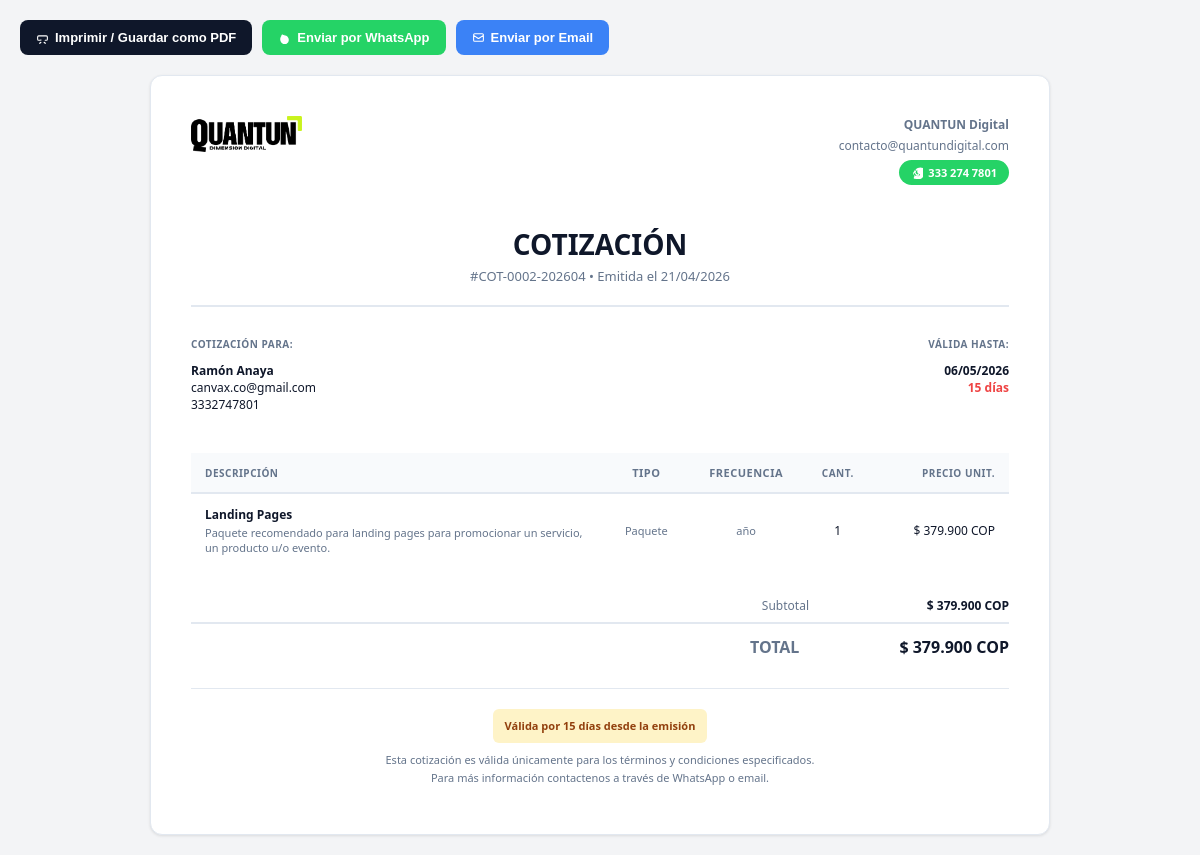
/cotizacion_vista.php?id=7 (signed in), run on the app's committed database.
### tables this page shows
CREATE TABLE `cotizaciones` (
  `id` int(11) NOT NULL,
  `numero` varchar(30) NOT NULL,
  `cliente_tipo` enum('cliente','lead') NOT NULL,
  `cliente_id` int(11) DEFAULT NULL,
  `nombre_cliente` varchar(150) NOT NULL,
  `email` varchar(150) DEFAULT NULL,
  `whatsapp` varchar(30) DEFAULT NULL,
  `items` longtext NOT NULL,
  `subtotal` decimal(12,2) NOT NULL DEFAULT 0.00,
  `descuento` decimal(12,2) NOT NULL DEFAULT 0.00,
  `total` decimal(12,2) NOT NULL DEFAULT 0.00,
  `notas` text DEFAULT NULL,
  `vigencia_dias` int(11) NOT NULL DEFAULT 15,
  `estado` enum('borrador','enviada','aceptada','rechazada','pendiente') DEFAULT 'pendiente',
  `creado_por` int(11) DEFAULT NULL,
  `created_at` timestamp NOT NULL DEFAULT current_timestamp(),
  `updated_at` timestamp NOT NULL DEFAULT current_timestamp() ON UPDATE current_timestamp(),
  `moneda` varchar(10) NOT NULL DEFAULT 'USD'
);

### includes/functions.php (called while the page is built, shortened)
<?php
function formatMoney($amount, $symbol = '$') {
    return $symbol . ' ' . number_format((float)$amount, 0, ',', '.') . ' COP';
}
function sanitize($input) {
    return htmlspecialchars(trim($input), ENT_QUOTES, 'UTF-8');
}

### cotizacion_vista.php (the view, shortened to what this page needs)
<?php
require_once __DIR__ . '/includes/functions.php';
$id = intval($_GET['id'] ?? 0);
$pdo = db();
$stmt = $pdo->prepare("SELECT * FROM cotizaciones WHERE id = ?");
$stmt->execute([$id]);
$cot = $stmt->fetch();
$items = json_decode($cot['items'], true) ?? [];
$fechaEmision = date('d/m/Y', strtotime($cot['created_at']));
$fechaVence = date('d/m/Y', strtotime($cot['created_at'] . ' +' . $cot['vigencia_dias'] . ' days'));
$numero = $cot['numero'];
$total = floatval($cot['total']);
$subtotal = floatval($cot['subtotal']);
?>
<!DOCTYPE html>
<html lang="es">
<head>
</head>
<body>
<div class="actions">
    <button class="btn-print" onclick="window.print()">
        <svg width="13" height="13" fill="none" stroke="currentColor" viewBox="0 0 24 24" stroke-width="2">
            <path stroke-linecap="round" stroke-linejoin="round" d="M17 17h2a2 2 0 002-2v-4a2 2 0 00-2-2H5a2 2 0 00-2 2v4a2 2 0 002 2h2m2 4H9a2 2 0 00-2 2v2a2 2 0 002 2h6a2 2 0 002-2v-2a2 2 0 00-2-2m-6-4h.01M9 16h.01"/>
        </svg>
        Imprimir / Guardar como PDF
    </button>
    <button class="btn-wa" onclick="enviarWhatsApp()">
        Enviar por WhatsApp
    </button>
    <button class="btn-email" onclick="enviarEmail()">
        <svg width="13" height="13" fill="none" stroke="currentColor" viewBox="0 0 24 24" stroke-width="2">
            <path stroke-linecap="round" stroke-linejoin="round" d="M3 8l7.89 5.26a2 2 0 002.22 0L21 8M5 19h14a2 2 0 002-2V7a2 2 0 00-2-2H5a2 2 0 00-2 2v10a2 2 0 002 2z"/>
        </svg>
        Enviar por Email
    </button>
</div>
<div class="invoice-box">
    <div class="header">
        <div class="logo">
            <img src="Assets/logo_quantun_digital_negro.png" alt="QUANTUN Digital"
                 style="height:36px;object-fit:contain;display:block">
        </div>
        <div class="company-info">
            <div style="font-weight:700;margin-bottom:4px">QUANTUN Digital</div>
            <div>contacto@quantundigital.com</div>
            <div style="margin-top:6px">
                <a href="https://wa.me/573332747801" target="_blank"
                   style="display:inline-flex;align-items:center;gap:5px;background:#25D366;color:#fff;padding:5px 12px;border-radius:20px;font-size:11px;font-weight:700;text-decoration:none">
                    333 274 7801
                </a>
            </div>
        </div>
    </div>
    <div class="title">
        <h1>COTIZACIÓN</h1>
        <p>#<?= sanitize($numero) ?> • Emitida el <?= $fechaEmision ?></p>
    </div>
    <div class="billing">
        <div class="billing-column">
            <div class="billing-label">Cotización para:</div>
            <div class="billing-value">
                <strong><?= sanitize($cot['nombre_cliente']) ?></strong><br>
                <?php if ($cot['email']): ?>
                    <?= sanitize($cot['email']) ?><br>
                <?php endif; ?>
                <?php if ($cot['whatsapp']): ?>
                    <?= sanitize($cot['whatsapp']) ?>
                <?php endif; ?>
            </div>
        </div>
        <div class="billing-column" style="text-align:right">
            <div class="billing-label">Válida hasta:</div>
            <div class="billing-value">
                <strong><?= $fechaVence ?></strong><br>
                <span style="color:#ef4444;font-weight:600"><?= $cot['vigencia_dias'] ?> días</span>
            </div>
        </div>
    </div>
    <table>
        <thead>
            <tr>
                <th style="width:50%">Descripción</th>
                <th class="type-col" style="width:12%">Tipo</th>
                <th class="freq-col" style="width:12%">Frecuencia</th>
                <th class="qty-col" style="width:10%">Cant.</th>
                <th class="price-col" style="width:16%">Precio Unit.</th>
            </tr>
        </thead>
        <tbody>
            <?php
            foreach ($items as $item):
            ?>
            <tr>
                <td class="desc-col">
                    <strong><?= sanitize($item['nombre']) ?></strong>
                    <?php if (!empty($item['descripcion'])): ?>
                        <div style="color:#64748b;font-size:11px;margin-top:2px"><?= sanitize($item['descripcion']) ?></div>
                    <?php endif; ?>
                </td>
                <td class="type-col"><?= ucfirst(str_replace('_', ' ', $item['tipo'])) ?></td>
                <td class="freq-col"><?= sanitize($item['frecuencia'] ?? 'N/A') ?></td>
                <td class="qty-col"><?= intval($item['cantidad'] ?? 1) ?></td>
                <td class="price-col"><?= formatMoney($item['precio_unit'] ?? 0) ?></td>
            </tr>
            <?php endforeach; ?>
        </tbody>
    </table>
    <div class="totals">
        <div class="total-row">
            <div class="total-label">Subtotal</div>
            <div class="total-value"><?= formatMoney($subtotal) ?></div>
        </div>
        <div class="total-row grand-total">
            <div class="total-label">TOTAL</div>
            <div class="total-value"><?= formatMoney($total) ?></div>
        </div>
    </div>
    <div class="footer">
        <div class="validity-badge">Válida por <?= $cot['vigencia_dias'] ?> días desde la emisión</div>
        <p style="margin-bottom:8px">
            Esta cotización es válida únicamente para los términos y condiciones especificados.<br>
            Para más información contactenos a través de WhatsApp o email.
        </p>
    </div>
</div>
</body>
</html>

### cotizacion_vista.php (style rules this page uses)
* { margin: 0; padding: 0; box-sizing: border-box; }
body { font-family: 'Segoe UI', Arial, sans-serif; color: #0f172a; background: #f3f4f6; padding: 20px; }
.actions { display: flex; gap: 10px; margin-bottom: 20px; flex-wrap: wrap; }
.actions button, .actions a { padding: 10px 16px; border: none; border-radius: 8px; font-size: 13px; font-weight: 600; cursor: pointer; text-decoration: none; display: inline-flex; align-items: center; gap: 6px; transition: all 0.15s; }
.actions .btn-print { background: #0f172a; color: white; }
.actions .btn-wa { background: #25d366; color: white; }
.actions .btn-email { background: #3b82f6; color: white; }
.invoice-box { max-width: 900px; margin: 0 auto; background: white; border: 1.5px solid #e2e8f0; border-radius: 12px; padding: 40px; box-shadow: 0 1px 3px rgba(0,0,0,0.1); }
.header { display: grid; grid-template-columns: 1fr 1fr; margin-bottom: 40px; gap: 20px; align-items: start; }
.logo { font-size: 20px; font-weight: 800; color: #0f172a; display: flex; align-items: center; gap: 8px; }
.company-info { text-align: right; color: #64748b; font-size: 12px; }
.title { text-align: center; margin-bottom: 30px; border-bottom: 2px solid #e2e8f0; padding-bottom: 20px; }
.title h1 { font-size: 28px; font-weight: 900; color: #0f172a; margin-bottom: 4px; }
.title p { font-size: 13px; color: #64748b; margin: 0; }
.billing { display: grid; grid-template-columns: 1fr 1fr; gap: 40px; margin-bottom: 40px; font-size: 12px; }
.billing-column { display: flex; flex-direction: column; gap: 4px; }
.billing-label { font-weight: 700; color: #64748b; text-transform: uppercase; font-size: 10px; letter-spacing: 0.5px; margin-bottom: 8px; }
.billing-value { color: #0f172a; line-height: 1.4; }
table { width: 100%; border-collapse: collapse; margin-bottom: 30px; font-size: 12px; }
thead { background: #f8fafc; border-bottom: 2px solid #e2e8f0; }
thead th { padding: 12px 14px; text-align: left; font-weight: 800; color: #64748b; text-transform: uppercase; font-size: 10px; letter-spacing: 0.5px; }
tbody td { padding: 12px 14px; border-bottom: 1px solid #f1f5f9; }
tbody tr:last-child td { border-bottom: none; }
.desc-col { text-align: left; }
.type-col { text-align: center; color: #64748b; font-size: 11px; }
.freq-col { text-align: center; color: #64748b; font-size: 11px; }
.qty-col { text-align: center; }
.price-col { text-align: right; }
.totals { margin-bottom: 30px; text-align: right; font-size: 12px; }
.total-row { display: flex; justify-content: flex-end; gap: 100px; margin-bottom: 8px; }
.total-label { min-width: 120px; text-align: right; color: #64748b; }
.total-value { min-width: 100px; text-align: right; font-weight: 600; color: #0f172a; }
.grand-total { border-top: 2px solid #e2e8f0; padding-top: 12px; font-size: 16px; font-weight: 900; color: #0f172a; }
.footer { border-top: 1px solid #e2e8f0; padding-top: 20px; font-size: 11px; color: #64748b; line-height: 1.6; text-align: center; }
.validity-badge { display: inline-block; background: #fef3c7; color: #92400e; padding: 8px 12px; border-radius: 6px; font-weight: 600; margin-bottom: 8px; }

### data on the page
cotizaciones: numero "COT-0002-202604", created_at "21/04/2026", nombre_cliente "Ramón Anaya", email "canvax.co@gmail.com", whatsapp "3332747801", fechaVence "06/05/2026", vigencia_dias "15", subtotal "$ 379.900 COP", total "$ 379.900 COP"

### other printed values
$item['nombre'] "Landing Pages"
$item['descripcion'] "Paquete recomendado para landing pages para promocionar un servicio, un producto u/o evento."
str_replace('_', ' ', $item['tipo']) "Paquete"
$item['frecuencia'] "año"
$item['cantidad'] "1"
formatMoney($item['precio_unit'] ?? 0) "$ 379.900 COP"
